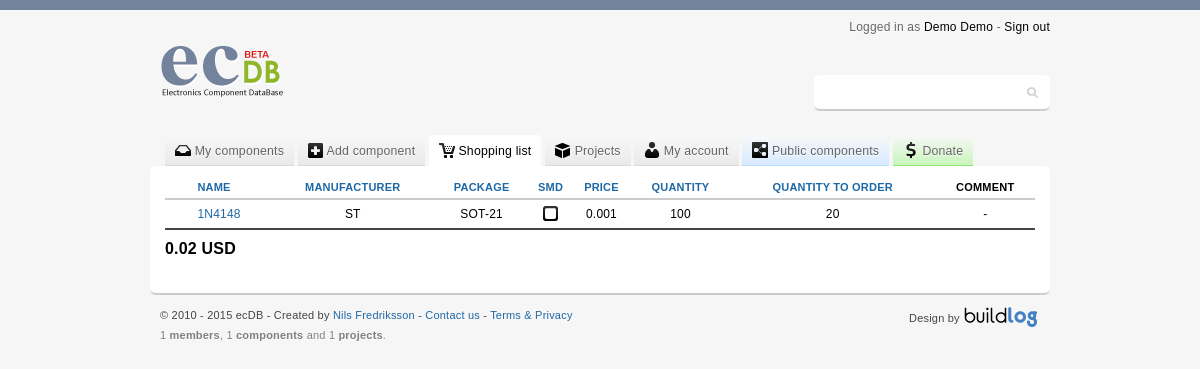
Screenshot of /shoplist.php (signed in) with the database file from the repository.
### tables this page shows
CREATE TABLE IF NOT EXISTS `members` (
  `member_id` int(11) NOT NULL AUTO_INCREMENT,
  `firstname` varchar(32) NOT NULL,
  `lastname` varchar(32) NOT NULL,
  `login` varchar(32) NOT NULL,
  `mail` varchar(32) NOT NULL,
  `passwd` varchar(32) NOT NULL,
  `admin` int(11) NOT NULL DEFAULT '0',
  `measurement` int(11) NOT NULL DEFAULT '1',
  `currency` varchar(3) NOT NULL DEFAULT 'USD',
  `reg_date` timestamp NOT NULL DEFAULT CURRENT_TIMESTAMP,
  PRIMARY KEY (`member_id`)
);

CREATE TABLE IF NOT EXISTS `data` (
  `id` int(11) NOT NULL AUTO_INCREMENT,
  `owner` int(11) NOT NULL,
  `name` varchar(64) NOT NULL,
  `manufacturer` varchar(64) NOT NULL,
  `package` varchar(64) NOT NULL,
  `pins` varchar(11) NOT NULL,
  `smd` varchar(3) NOT NULL DEFAULT 'No',
  `quantity` varchar(11) NOT NULL,
  `order_quantity` varchar(11) NOT NULL,
  `location` varchar(32) NOT NULL,
  `scrap` varchar(3) NOT NULL DEFAULT 'No',
  `width` varchar(11) DEFAULT NULL,
  `height` varchar(11) DEFAULT NULL,
  `depth` varchar(11) DEFAULT NULL,
  `weight` varchar(11) DEFAULT NULL,
  `datasheet` varchar(256) NOT NULL,
  `comment` text NOT NULL,
  `category` varchar(11) NOT NULL,
  `public` varchar(3) NOT NULL DEFAULT 'No',
  `url1` varchar(256) NOT NULL,
  `url2` varchar(256) NOT NULL,
  `url3` varchar(256) NOT NULL,
  `url4` varchar(256) NOT NULL,
  `price` varchar(11) NOT NULL,
  KEY `Id` (`id`),
  KEY `owner` (`owner`)
);

### include/include_shoplist.php (the view, shortened to what this page needs)
<?php
class Shoplist {
	public function ShoplistList() {
		$owner = $_SESSION['SESS_MEMBER_ID'];
		if(isset($_GET['by'])) {
			$by = $_GET["by"];
			$order = $_GET["order"];
			$bysql = mysql_real_escape_string($by);
			$ordersql = mysql_real_escape_string($order);
			if($by == 'price' or $by == 'pins' or $by == 'quantity') {
				$GetDataComponentsAll = "SELECT * FROM data WHERE owner = ".$owner." AND order_quantity > 0 ORDER by ".$bysql." +0 ".$ordersql."";
			}
			else {
				$GetDataComponentsAll = "SELECT * FROM data WHERE owner = ".$owner." AND order_quantity > 0 ORDER by ".$bysql." ".$ordersql."";
			}
		}
		else {
			$GetDataComponentsAll = "SELECT * FROM data WHERE owner = ".$owner." AND order_quantity > 0 ORDER by name ASC";
		}
		$sql_exec = mysql_Query($GetDataComponentsAll);
		while($showDetails = mysql_fetch_array($sql_exec)) {
			echo "<tr>";
			echo '<td class="edit"><a href="edit_component.php?edit=';
			echo '"><span class="icon medium pencil"></span></a></td>';
			echo '<td><a href="component.php?view=';
			echo $showDetails['id'];
			echo '">';
			echo $showDetails['name'];
			echo "</a></td>";
			echo "<td>";
			$manufacturer = $showDetails['manufacturer'];
				if ($manufacturer == ""){
					echo "-";
				}
				else{
					echo $manufacturer;
				}
			echo "</td>";
			echo "<td>";
			$package = $showDetails['package'];
				if ($package == ""){
					echo "-";
				}
				else{
					echo $package;
				}
			echo "</td>";
			echo "<td>";
			$smd = $showDetails['smd'];
				if ($smd == "No"){
					echo '<span class="icon medium checkboxUnchecked"></span>';
				}
				else{
					echo '<span class="icon medium checkboxChecked"></span>';
				}
			echo "</td>";
			echo "<td>";
			$price = $showDetails['price'];
				if ($price == ""){
					echo "-";
				}
				else{
					echo $price;
				}
			echo "</td>";
			echo "<td>";
			$quantity = $showDetails['quantity'];
				if ($quantity == ""){
					echo "-";
				}
				else{
					echo $quantity;
				}
			echo "</td>";
			echo "<td>";
			$order_quantity = $showDetails['order_quantity'];
				if ($order_quantity == ""){
					echo "-";
				}
				else{
					echo $order_quantity;
				}
			echo "</td>";
			$comment = $showDetails['comment'];
			if ($comment==""){
				echo '<td class="comment"><div>';
				echo "-";
				echo '</span></div></td>';
			}
			else{
				echo '<td class="comment"><div><span class="icon medium spechBubbleSq"></span><span class="comment">';
				echo $showDetails['comment'];
				echo '</span></div></td>';
			}
			echo "</tr>";
		}
	}
}
?>

### include/header.php (shortened to what this page needs)
<div id="header">
	<div class="logoWrapper">
		<a href ="."><span class="logoImage"></span></a>
	</div>
	<span class="userInfo">
		Logged in as <a href="my.php">
		<?php
			$owner = $_SESSION['SESS_MEMBER_ID'];
			$GetName = mysql_query("SELECT firstname, lastname FROM members WHERE member_id = ".$owner."");
			$headername = mysql_fetch_assoc($GetName);
			if(isset($_POST['submit']) && $_SERVER["REQUEST_URI"] == '/ecdb/my.php') { echo $_POST['firstname']; } else { echo $headername['firstname']; }
			if(isset($_POST['submit']) && $_SERVER["REQUEST_URI"] == '/ecdb/my.php') { echo $_POST['lastname']; } else { echo $headername['lastname']; }
		?>
		</a> - <a href="logout.php"> Sign out</a>
	</span>
	<div class="searchContent">
		<form class="search" action="search.php" method="get">
			<input type="text" name="q" autofocus/>
		</form>
	</div>
</div>

### include/include_shoplist_sum.php (shortened to what this page needs)
<?php
class ShoplistPrice {
	public function ShoplistPriceSum() {
		$owner = $_SESSION['SESS_MEMBER_ID'];
		$GetPersonal = mysql_query("SELECT currency FROM members WHERE member_id = ".$owner."");
		$personal = mysql_fetch_assoc($GetPersonal);
		$GetDataComponentsAll = "SELECT price,order_quantity FROM data WHERE owner = ".$owner." AND order_quantity > 0 ORDER by name ASC";
		$sql_exec = mysql_Query($GetDataComponentsAll);
		while($showDetails = mysql_fetch_array($sql_exec)) {
			$price = $showDetails['price'];
			$quantity = $showDetails['order_quantity'];
			$product =  $price * $quantity;
			$sum[] = $product;
		}
		if (isset($sum)) {
			echo array_sum($sum);
			echo $personal['currency'];
		}
		else {
			echo '0';
			echo ' ';
			echo $personal['currency'];
		}
	}
}
?>

### include/style.css (style rules this page uses)
form textarea, form input, form select { border-radius:2px;-moz-border-radius:2px;-webkit-border-radius:2px;padding:6px;font: normal 13px "Century Gothic", arial, sans-serif;border:1px solid #ccc; border-bottom:1px solid #ccc;resize:none;background-color:#fafafa; }
table.globalTables tbody tr td { text-align:center;padding:5px 0;line-height:18px; }
table.globalTables tbody tr td:nth-child(2) { text-align:left; }
table.globalTables tbody tr td.comment div { position:relative;overflow:visible; }
table.globalTables tbody tr td.edit { padding-left:3px; }
div#header { width:900px;margin:0 auto 15px auto;height:100px;position:relative; }
div#header span.userInfo { color:#666;font-size:12px;text-shadow:0 1px 0 #fff;position:absolute;top:0px;right:0; }
div#header span.userInfo a { color:#000;text-decoration:none; }
div#header div.searchContent { position:absolute;font-size:12px;top:55px;right:0;color:#666;padding:3px;width:230px;background-color:#fff;border-bottom:2px solid #ccc;border-radius:6px;-moz-border-radius:6px;-webkit-border-radius:6px; }
div#header div.searchContent form.search input { border:1px solid #fff !important;font: normal 14px "Century Gothic", arial, sans-serif;background:url("../img/ecdbSpriteV1.png") 209px -140px no-repeat #fff;box-shadow:none;padding:5px 15px 5px 5px;width:200px; }
div.logoWrapper { position:absolute;top:10px;left:0; }
div.logoWrapper a span.logoImage { display:block;width:169px;height:73px;background:url("../img/ecdbSpriteV1.png") no-repeat 0 -5px; }
.icon { border:none;text-indent:-9999px;display:inline-block;background-image:url("../img/ecdbSpriteV1.png");background-repeat:no-repeat; }
.medium.icon { width:16px; height:16px; margin:0 0 -3px; }
.checkboxUnchecked.medium { background-position:-16px -88px; }
* { margin: 0;padding: 0; }
a { color: #1e68a6;text-decoration: none; }
body { color: #000;margin:0;letter-spacing:0.2px;padding:0;border-top:10px solid #74839C;background-color:#f6f6f6;font: normal 12px "Century Gothic", arial, sans-serif; }

### rows the page displays
members: firstname "Demo", lastname "Demo", currency "USD"
data: name "1N4148", manufacturer "ST", package "SOT-21", price "0.001", quantity "100", order_quantity "20"

### other values shown
array_sum($sum) "0.02"
$members "1"
$components "1"
$projects "1"
